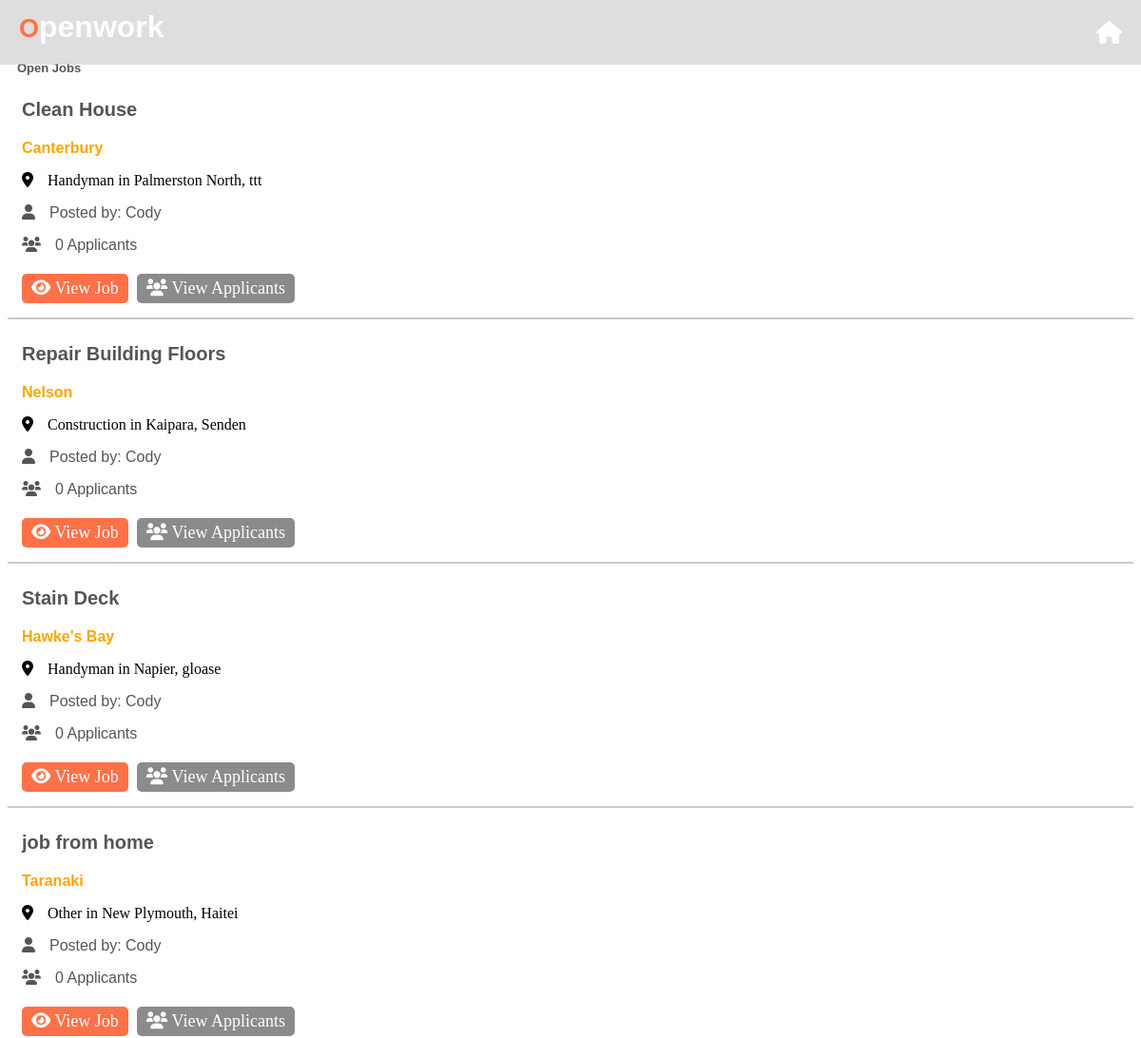
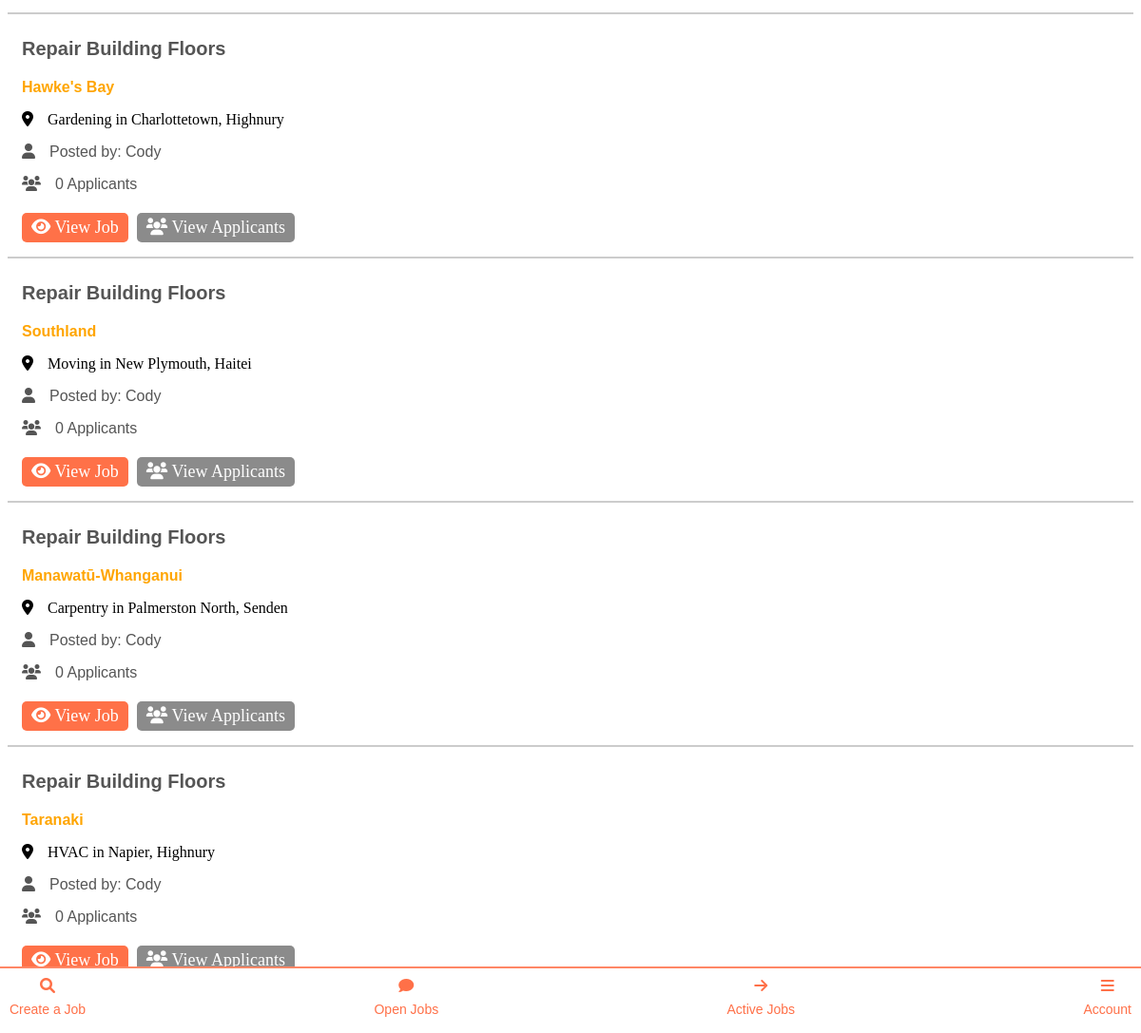
Screenshot of /business_created_jobs (signed in) with the database file from the repository (2 pictures, top to bottom).
### app.py (models this page shows)
class Job(db.Model):
    id = db.Column(db.Integer, primary_key=True)
    job_name = db.Column(db.String(100), nullable=False)
    job_category = db.Column(db.String(100), nullable=False)
    location = db.Column(db.String(100), nullable=True)  # Add location column here
    city = db.Column(db.String(100), nullable=False)
    suburb = db.Column(db.String(100), nullable=False)
    tasks = db.Column(db.String(250), nullable=False)
    price_per_hour = db.Column(db.Float, nullable=False)
    image_paths = db.Column(db.String(255))
    additional_details = db.Column(db.String(250))
    date_created = db.Column(db.DateTime, default=datetime.utcnow)
    status = db.Column(db.String(20), default='open')  # 'open', 'applied', 'closed', etc.
    applicants = db.relationship('JobApplication', backref='job', lazy=True)
    accepted_user_id = db.Column(db.Integer, nullable=True)
    business_profile_id = db.Column(db.Integer, db.ForeignKey('business_profile.id'), nullable=False)
    payment_required = db.Column(db.Boolean, default=False)
    user_id = db.Column(db.Integer, db.ForeignKey('user.id'))  # Foreign key to User
    user = db.relationship('User', backref=db.backref('jobs', lazy=True))  # Relationship to User

class User(UserMixin, db.Model):
    id = db.Column(db.Integer, primary_key=True)
    user_type = db.Column(db.String(20), nullable=False, default='labourer')
    location = db.Column(db.String(100), nullable=False)
    email = db.Column(db.String(100), unique=True, nullable=False)
    password = db.Column(db.String(100), nullable=False)
    first_name = db.Column(db.String(50), nullable=True)  # Initially nullable
    last_name = db.Column(db.String(50), nullable=True)   # Initially nullable
    jobs_completed = db.Column(db.Integer, default=0)
    business_profile = db.relationship('BusinessProfile', backref='user', uselist=False)
    profile_image = db.relationship('UserProfileImage', backref='user', uselist=False)
    labourer_profile = db.relationship('LabourerProfile', backref='user', uselist=False)
    company_details = db.relationship('CompanyDetails', uselist=False)

### app.py (the view)
@app.route('/business_created_jobs')
@login_required
def business_created_jobs():
    business_profile = current_user.business_profile
    if business_profile:
        created_jobs = Job.query.filter_by(business_profile_id=business_profile.id, status='open').all()
        return render_template('business_open_jobs.html', created_jobs=created_jobs)
    flash("Business profile not found.", "error")
    return redirect(url_for('business_dashboard'))

### app.py (called while the page is built)
@login_manager.user_loader
def load_user(user_id):
    return User.query.get(int(user_id))  # Load a user by ID

### templates/business_open_jobs.html (shortened to what this page needs)
<!DOCTYPE html>
<html lang="en">
  <head>
    <link
      rel="stylesheet"
      href="https://cdnjs.cloudflare.com/ajax/libs/font-awesome/6.0.0-beta3/css/all.min.css"
    />
    <link
      rel="stylesheet"
      href="{{ url_for('static', filename='business_home.css') }}"
    />
  </head>
  <body>
    {% extends 'base_business.html' %}  {% block content %}
    <div class="info-container">
      <h1>Open Jobs</h1>
    </div>
    {% for job in created_jobs %}
    <div class="job-listing">
      <h3>{{ job.job_name }}</h3>
      <p>
        <p class="job-location">
        <strong style="color: orange;">{{ job.location }}</strong>
        </p>
        <i class="fas fa-map-marker-alt icon"></i>{{ job.job_category }} in {{
        job.city }}, {{ job.suburb }}
      </p>
      <p>
        <i class="fas fa-user icon"></i>Posted by: {{ job.user.first_name }}
      </p>
      <p>
        <i class="fas fa-users icon"></i>{{ job.applicants|length }} Applicants
      </p>
      <a
        href="{{ url_for('business_display_jobs', job_id=job.id) }}"
        class="view-job-link"
        ><i class="fas fa-eye"></i> View Job</a
      >
      <a
        href="{{ url_for('view_applicants', job_id=job.id) }}"
        class="chat-link"
        ><i class="fas fa-users"></i> View Applicants</a
      >
    </div>
    {% endfor %}
    <br />
    <br />
    {% endblock %}

### static/business_home.css (style rules this page uses)
.info-container { margin-top: 20px; margin-bottom: 20px; margin-left: 10px; }
.info-container h1 { color: #fff; }

### static/base_business.css (style rules this page uses)
h1 { color: #ff7148; font-family: "Arial", sans-serif; margin-bottom: 10px; }
h1 { font-size: 24px; margin: 0; padding: 0; border-top-right-radius: ; }

### templates/business_open_jobs.html (style rules this page uses)
.job-listing { background-color: #fff; border-bottom: 2px solid #ccc; padding-left: 15px; padding-top: 5px; padding-bottom: 10px; }
.job-listing h3 { color: #555; font-family: Arial, Helvetica, sans-serif; font-size: 20px; }
.job-listing p { color: #555; font-family: Arial, Helvetica, sans-serif; }
.job-listing .icon { margin-right: 15px; }
.view-job-link { background-color: #ff7148; color: white; border: none; padding: 5px 10px; cursor: pointer; border-radius: 5px; display: inline-block; text-decoration: none; font-size: large; }
.chat-link { background-color: #8b8b8b; color: white; border: none; padding: 5px 10px; cursor: pointer; border-radius: 5px; display: inline-block; margin: 5px; text-decoration: none; font-size: large; }
.info-container h1 { color: #555; font-size: small; margin-bottom: -20px; }

### rows the page displays
Job: job_name "Clean House", location "Canterbury", job_category "Handyman", city "Palmerston North", suburb "ttt", user.first_name "Cody", applicants|length "0"
Job: job_name "Repair Building Floors", location "Nelson", job_category "Construction", city "Kaipara", suburb "Senden", user.first_name "Cody", applicants|length "0"
Job: job_name "Stain Deck", location "Hawke's Bay", job_category "Handyman", city "Napier", suburb "gloase", user.first_name "Cody", applicants|length "0"
Job: job_name "job from home", location "Taranaki", job_category "Other", city "New Plymouth", suburb "Haitei", user.first_name "Cody", applicants|length "0"
Job: job_name "Repair Building Floors", location "Hawke's Bay", job_category "Gardening", city "Charlottetown", suburb "Highnury", user.first_name "Cody", applicants|length "0"
Job: job_name "Repair Building Floors", location "Southland", job_category "Moving", city "New Plymouth", suburb "Haitei", user.first_name "Cody", applicants|length "0"
Job: job_name "Repair Building Floors", location "Manawatū-Whanganui", job_category "Carpentry", city "Palmerston North", suburb "Senden", user.first_name "Cody", applicants|length "0"
Job: job_name "Repair Building Floors", location "Taranaki", job_category "HVAC", city "Napier", suburb "Highnury", user.first_name "Cody", applicants|length "0"
